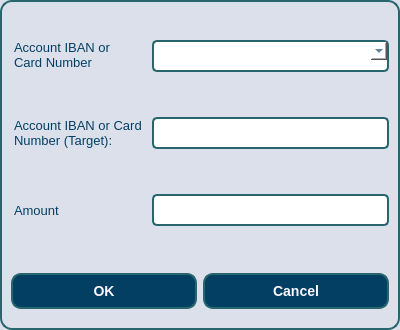
<?xml version="1.0" encoding="UTF-8"?>
<ui version="4.0">
 <class>transaction_dialog</class>
 <widget class="QDialog" name="transaction_dialog">
  <property name="geometry">
   <rect>
    <x>0</x>
    <y>0</y>
    <width>400</width>
    <height>330</height>
   </rect>
  </property>
  <property name="windowTitle">
   <string>transaction_dialog</string>
  </property>
  <property name="styleSheet">
   <string notr="true">/* Стиль для самого QDialog */
QDialog {
    background-color: rgb(220, 224, 235); /* Светлый фон */
    border: 2px solid rgb(40, 102, 110); /* Бирюзовая обводка */
    border-radius: 12px; /* Закругленные углы */
    padding: 20px; /* Отступы внутри диалога */
    min-width: 300px; /* Минимальная ширина диалога */
}

/* Стиль для QLabel */
QLabel {
    background-color: rgb(220, 224, 235); /* Светлый фон */
    color: rgb(3, 63, 99); /* Темный синий цвет текста */
    font-size: 13px; /* Размер шрифта */
    margin-bottom: 8px; /* Отступ снизу, чтобы разделить текст с полем */
}

/* Стиль для QLineEdit */
QLineEdit {
    background-color: rgb(255, 255, 255); /* Белый фон для текстового поля */
    border: 2px solid rgb(40, 102, 110); /* Бирюзовая обводка */
    border-radius: 5px; /* Закругленные углы */
    padding: 5px 10px; /* Отступы для удобства ввода */
    font-size: 14px; /* Размер шрифта */
    color: rgb(3, 63, 99); /* Цвет текста */
}

QLineEdit:focus {
    border-color: rgb(3, 63, 99); /* Изменение цвета рамки при фокусе */
}

/* Стиль для QComboBox */
QComboBox {
    background-color: rgb(255, 255, 255); /* Белый фон для комбобокса */
    border: 2px solid rgb(40, 102, 110); /* Бирюзовая обводка */
    border-radius: 5px; /* Закругленные углы */
    padding: 5px 10px; /* Отступы */
    font-size: 14px; /* Размер шрифта */
    color: rgb(3, 63, 99); /* Цвет текста */
}

QComboBox QAbstractItemView {
    border: 2px solid rgb(40, 102, 110); /* Рамка для выпадающего списка */
    background-color: rgb(255, 255, 255); /* Белый фон */
    color: rgb(3, 63, 99); /* Цвет текста */
}

/* Стиль для QPushButton */
QPushButton {
    background-color: rgb(3, 63, 99); /* Тёмно-синий основной цвет */
    color: rgb(252, 247, 255); /* Белый цвет текста */
    border: 2px solid rgb(40, 102, 110); /* Бирюзовая обводка */
    border-radius: 10px; /* Закруглённые края */
    padding: 8px 16px; /* Отступы для приятного вида */
    font-size: 14px; /* Размер шрифта */
    font-weight: bold; /* Жирный текст */
}

QPushButton:hover {
    background-color: rgb(40, 102, 110); /* Цвет кнопки при наведении */
    color: rgb(218, 223, 247); /* Голубой текст при наведении */
}

QPushButton:pressed {
    background-color: rgb(124, 152, 133); /* Цвет при нажатии */
}

/* Выравнивание элементов внутри диалога */
QDialog QLabel,
QDialog QLineEdit,
QDialog QComboBox,
QDialog QPushButton {
    margin-bottom: 10px; /* Отступы между элементами */
}

/* Чтобы скрыть рамку у элементов, если они внутри формы */
QDialog QLineEdit:focus, QComboBox:focus {
    outline: none;
}
</string>
  </property>
  <layout class="QGridLayout" name="gridLayout">
   <item row="0" column="0">
    <layout class="QFormLayout" name="formLayout">
     <item row="0" column="0">
      <widget class="QLabel" name="source_label">
       <property name="sizePolicy">
        <sizepolicy hsizetype="MinimumExpanding" vsizetype="MinimumExpanding">
         <horstretch>0</horstretch>
         <verstretch>0</verstretch>
        </sizepolicy>
       </property>
       <property name="text">
        <string>Account IBAN or Card Number (Source):</string>
       </property>
       <property name="textFormat">
        <enum>Qt::TextFormat::RichText</enum>
       </property>
       <property name="wordWrap">
        <bool>true</bool>
       </property>
      </widget>
     </item>
     <item row="0" column="1">
      <widget class="QComboBox" name="source_selector">
       <property name="sizePolicy">
        <sizepolicy hsizetype="Expanding" vsizetype="Fixed">
         <horstretch>0</horstretch>
         <verstretch>0</verstretch>
        </sizepolicy>
       </property>
      </widget>
     </item>
     <item row="1" column="0">
      <widget class="QLabel" name="target_label">
       <property name="sizePolicy">
        <sizepolicy hsizetype="MinimumExpanding" vsizetype="MinimumExpanding">
         <horstretch>0</horstretch>
         <verstretch>0</verstretch>
        </sizepolicy>
       </property>
       <property name="maximumSize">
        <size>
         <width>100000</width>
         <height>100000</height>
        </size>
       </property>
       <property name="text">
        <string>Account IBAN or Card Number (Target):</string>
       </property>
       <property name="wordWrap">
        <bool>true</bool>
       </property>
      </widget>
     </item>
     <item row="1" column="1">
      <widget class="QLineEdit" name="target_field"/>
     </item>
     <item row="2" column="0">
      <widget class="QLabel" name="amount_label">
       <property name="sizePolicy">
        <sizepolicy hsizetype="Preferred" vsizetype="MinimumExpanding">
         <horstretch>0</horstretch>
         <verstretch>0</verstretch>
        </sizepolicy>
       </property>
       <property name="text">
        <string>Amount</string>
       </property>
      </widget>
     </item>
     <item row="2" column="1">
      <widget class="QLineEdit" name="amount_field"/>
     </item>
    </layout>
   </item>
   <item row="1" column="0">
    <layout class="QHBoxLayout" name="horizontalLayout">
     <item>
      <widget class="QPushButton" name="ok_button">
       <property name="text">
        <string>OK</string>
       </property>
      </widget>
     </item>
     <item>
      <widget class="QPushButton" name="cancel_button">
       <property name="text">
        <string>Cancel</string>
       </property>
      </widget>
     </item>
    </layout>
   </item>
  </layout>
 </widget>
 <resources/>
 <connections/>
</ui>
